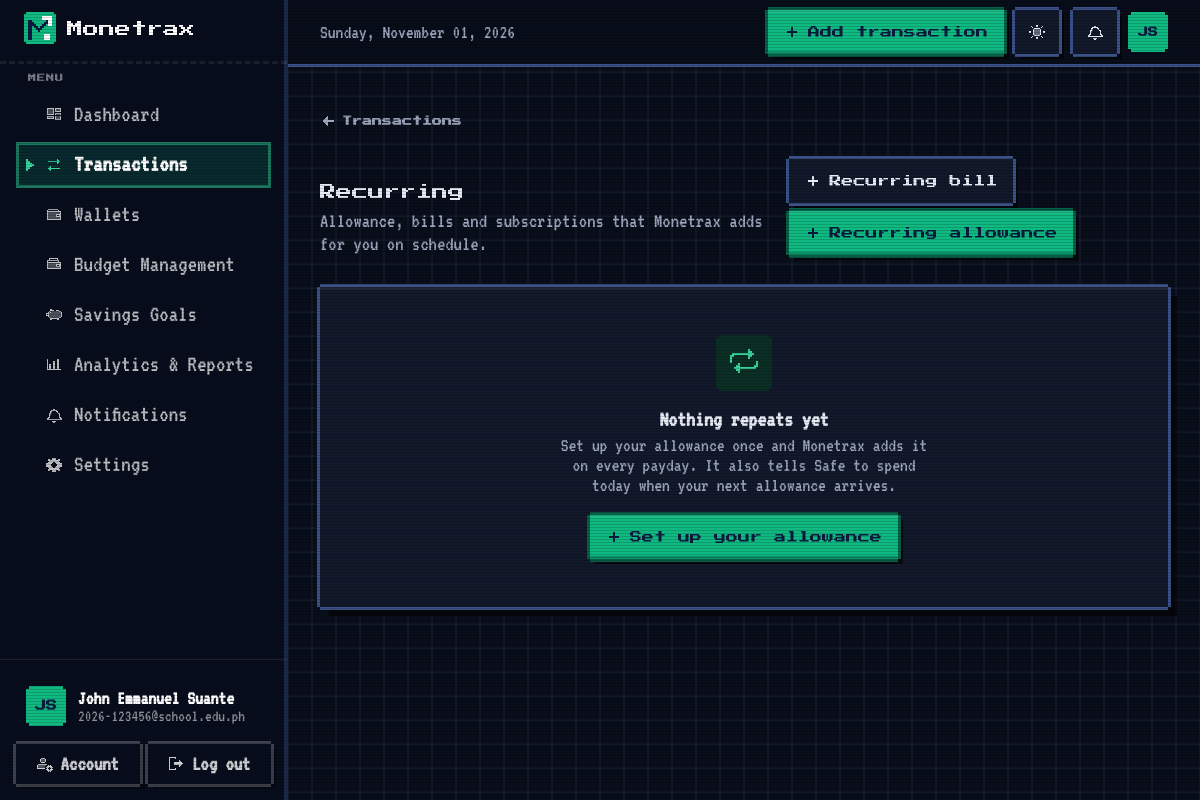
Screenshot of /transactions/recurring (signed in) with the database file from the repository.
### models.py (models this page shows, shortened)
class User(UserMixin, db.Model):
    __tablename__ = "users"
    id: Mapped[int] = mapped_column(Integer, primary_key=True)
    full_name: Mapped[str] = mapped_column(String(80))
    email: Mapped[str] = mapped_column(String(254), unique=True, index=True)
    password_hash: Mapped[str] = mapped_column(String(255))
    school: Mapped[Optional[str]] = mapped_column(String(120))
    program: Mapped[Optional[str]] = mapped_column(String(120))
    year_level: Mapped[Optional[str]] = mapped_column(String(30))
    currency: Mapped[str] = mapped_column(String(3), default="PHP")
    budget_alerts: Mapped[bool] = mapped_column(Boolean, default=True)
    savings_alerts: Mapped[bool] = mapped_column(Boolean, default=True)
    theme: Mapped[str] = mapped_column(String(10), default="system", server_default="system")
    created_at: Mapped[datetime] = mapped_column(DateTime, default=utcnow)
    last_login_at: Mapped[Optional[datetime]] = mapped_column(DateTime)
    categories = relationship("Category", back_populates="user", cascade="all, delete-orphan", lazy="dynamic")
    transactions = relationship("Transaction", back_populates="user", cascade="all, delete-orphan", lazy="dynamic")
    budgets = relationship("Budget", back_populates="user", cascade="all, delete-orphan", lazy="dynamic")
    goals = relationship("SavingsGoal", back_populates="user", cascade="all, delete-orphan", lazy="dynamic")
    notifications = relationship("Notification", back_populates="user", cascade="all, delete-orphan", lazy="dynamic")
    wallets = relationship("Wallet", back_populates="user", cascade="all, delete-orphan", lazy="dynamic")
    recurring = relationship("RecurringRule", back_populates="user", cascade="all, delete-orphan", lazy="dynamic")
    @property
    def initials(self) -> str:
        parts = [p for p in (self.full_name or "").split() if p]
        if not parts:
            return "?"
        return (parts[0][0] + (parts[-1][0] if len(parts) > 1 else "")).upper()

### recurring.py (the view)
@transactions_bp.route("/recurring")
@login_required
def recurring_index():
    rules = db.session.scalars(
        select(RecurringRule).where(RecurringRule.user_id == current_user.id)
        .order_by(RecurringRule.active.desc(), RecurringRule.type.desc(), RecurringRule.name)
    ).all()
    rows = []
    for r in rules:
        ended = schedule.has_ended(r)
        rows.append({"rule": r, "next": schedule.next_date(r), "ended": ended,
                     "status": "ended" if ended else ("active" if r.active else "paused")})
    running = [x for x in rows if x["status"] == "active"]
    monthly_in = sum((schedule.monthly_estimate(x["rule"]) for x in running if x["rule"].is_income), Decimal("0"))
    monthly_out = sum((schedule.monthly_estimate(x["rule"]) for x in running if not x["rule"].is_income), Decimal("0"))
    ref = today()
    upcoming = schedule.upcoming(current_user.id, ref - timedelta(days=1), ref + timedelta(days=UPCOMING_DAYS + 1),
                                 limit_per_rule=40)
    return render_template("transactions/recurring.html", rows=rows, monthly_in=monthly_in, monthly_out=monthly_out,
                           upcoming=upcoming[:UPCOMING_LIMIT], upcoming_total=len(upcoming),
                           upcoming_days=UPCOMING_DAYS)

### templates/transactions/recurring.html (shortened to what this page needs)
{% extends "layouts/app.html" %}
{% block content %}
<a href="{{ url_for('transactions.index') }}" class="mx-back mb-4">Transactions</a>
{% call c.page_header("Recurring", "Allowance, bills and subscriptions that Monetrax adds for you on schedule.") %}
  <a href="{{ url_for('transactions.recurring_new', type='expense') }}" class="mx-btn-secondary">Recurring bill</a>
  <a href="{{ url_for('transactions.recurring_new', type='income') }}" class="mx-btn-primary">Recurring allowance</a>
{% endcall %}
{% if rows %}
  <section class="grid grid-cols-1 gap-4 sm:grid-cols-3" aria-label="Monthly estimate">
    {{ c.stat_card("Expected income / month", monthly_in|money, "arrow-down-left", "mint", "From active recurring income") }}
    {{ c.stat_card("Bills & subscriptions / month", monthly_out|money, "arrow-up-right", "navy", "From active recurring expenses") }}
    {{ c.stat_card("Left after bills / month", (monthly_in - monthly_out)|money, "scale", "blue", "An estimate, before everyday spending") }}
  </section>
  <h2 class="mx-h2 mb-3 mt-8">Upcoming · next {{ upcoming_days }} days</h2>
  <section class="mx-card overflow-hidden" aria-label="Upcoming recurring transactions">
    {% if upcoming %}
      <ul class="divide-y divide-ink-100">
        {% for r, d in upcoming %}
          <li class="flex items-center gap-3 px-4 py-3 sm:px-6">
            <span class="w-16 flex-none text-xs font-semibold uppercase text-ink-500 tabular-nums">{{ d.strftime('%a') }}<span class="block text-sm text-navy-900">{{ d.strftime('%b %d') }}</span></span>
            {{ c.cat_icon(r.category, "sm") }}
            <span class="min-w-0 flex-1 truncate text-sm font-semibold">{{ r.name }}<span class="block text-xs font-normal text-ink-500">{{ r.frequency_label }}{% if r.wallet %} · {{ r.wallet.name }}{% endif %}</span></span>
            <span class="flex-none text-sm font-bold tabular-nums {{ 'text-mint-700' if r.is_income }}">{{ ('+' if r.is_income else '−') ~ (r.amount|money) }}</span>
          </li>
        {% endfor %}
      </ul>
      {% if upcoming_total > upcoming|length %}<p class="border-t border-ink-100 px-4 py-3 text-sm text-ink-500 sm:px-6">+ {{ upcoming_total - upcoming|length }} more in the next {{ upcoming_days }} days</p>{% endif %}
    {% else %}
      <p class="px-4 py-5 text-sm text-ink-500 sm:px-6">Nothing scheduled in the next {{ upcoming_days }} days.</p>
    {% endif %}
  </section>
  {% for group, label in [("income", "Income"), ("expense", "Bills & subscriptions")] %}
    {% set items = rows|selectattr("rule.type", "equalto", group)|list %}
    {% if items %}
      <h2 class="mx-h2 mb-3 mt-8">{{ label }}</h2>
      <section class="mx-card overflow-hidden" aria-label="{{ label }}">
        <ul class="divide-y divide-ink-100">
          {% for x in items %}
            {% set r = x.rule %}
            <li class="mx-rule {{ 'is-off' if x.status != 'active' }} flex flex-wrap items-center gap-x-4 gap-y-2 px-4 py-4 sm:px-6">
              {{ c.cat_icon(r.category) }}
              <div class="min-w-0 flex-1 basis-48">
                <p class="truncate text-sm font-semibold">{{ r.name }}</p>
                <p class="text-xs text-ink-500">{{ r.frequency_label }} · {{ r.category.name }}{% if r.wallet %} · {{ 'into' if r.is_income else 'from' }} {{ r.wallet.name }}{% endif %}{% if r.end_date and x.status != 'ended' %} · until {{ r.end_date.strftime('%b %d, %Y') }}{% endif %}</p>
              </div>
              <div class="text-left sm:w-40 sm:text-right">
                <p class="text-sm font-bold tabular-nums {{ 'text-mint-700' if r.is_income }}">{{ ('+' if r.is_income else '−') ~ (r.amount|money) }}</p>
                <p class="text-xs text-ink-500">
                  {% if x.status == 'active' %}Next {{ x.next.strftime('%a, %b %d') }}
                  {% elif x.status == 'paused' %}<span class="mx-badge is-neutral">Paused</span>
                  {% else %}<span class="mx-badge is-neutral">Ended {{ r.end_date.strftime('%b %d') }}</span>{% endif %}
                </p>
              </div>
              <div class="flex flex-none gap-1">
                {% if x.status == 'active' and x.next %}
                  <form method="post" action="{{ url_for('transactions.recurring_skip', rule_id=r.id) }}"
                        data-confirm-title="Skip {{ x.next.strftime('%b %d') }}?" data-confirm="“{{ r.name }}” won't be added on {{ x.next.strftime('%b %d') }}. The schedule continues after that." >
                    <input type="hidden" name="csrf_token" value="{{ csrf_token() }}">
                    <button type="submit" class="mx-icon-btn-sm" aria-label="Skip next {{ r.name }}" title="Skip next"><i data-lucide="skip-forward"></i></button>
                  </form>
                {% endif %}
                {% if x.status != 'ended' %}
                  <form method="post" action="{{ url_for('transactions.recurring_toggle', rule_id=r.id) }}">
                    <input type="hidden" name="csrf_token" value="{{ csrf_token() }}">
                    <button type="submit" class="mx-icon-btn-sm" aria-label="{{ 'Pause' if r.active else 'Resume' }} {{ r.name }}" title="{{ 'Pause' if r.active else 'Resume' }}">
                      <i data-lucide="{{ 'pause' if r.active else 'play' }}"></i></button>
                  </form>
                {% endif %}
                <a href="{{ url_for('transactions.recurring_edit', rule_id=r.id) }}" class="mx-icon-btn-sm" aria-label="Edit {{ r.name }}" title="Edit"><i data-lucide="pencil"></i></a>
                {{ c.delete_form(url_for('transactions.recurring_delete', rule_id=r.id), "Stop repeating “" ~ r.name ~ "”?",
                                 "Nothing new will be added. Entries already added stay in your transactions.", "Delete " ~ r.name) }}
              </div>
            </li>
          {% endfor %}
        </ul>
      </section>
    {% endif %}
  {% endfor %}
{% else %}
  <section class="mx-card">
    {{ c.empty_state("repeat", "Nothing repeats yet",
                     "Set up your allowance once and Monetrax adds it on every payday. It also tells Safe to spend today when your next allowance arrives.",
                     url_for('transactions.recurring_new', type='income'), "Set up your allowance") }}
  </section>
{% endif %}
{% endblock %}

### templates/layouts/app.html (shortened to what this page needs)
{% extends "base.html" %}
{% import "components/_ui.html" as ui %}
{% import "components/_app.html" as c %}
{% block head %}
  <link rel="stylesheet" href="{{ url_for('static', filename='css/app.css') }}">
{% endblock %}
{% block body %}
<div class="min-h-full lg:pl-72">
  <aside id="sidebar" class="mx-sidebar" aria-label="Main navigation">
    <div class="flex h-16 flex-none items-center justify-between px-6">
      <a href="{{ url_for('dashboard.index') }}" class="rounded-lg focus-visible:outline focus-visible:outline-2 focus-visible:outline-mint-400">{{ ui.logo("light", 32) }}</a>
    </div>
    <nav class="flex-1 overflow-y-auto px-4 pb-4 pt-2">
      <p class="mb-2 px-3 text-[11px] font-semibold uppercase tracking-wider text-white/40">Menu</p>
      <ul class="space-y-1">
        {% for endpoint, label, icon in nav_items %}
          {% set active = request.endpoint and request.endpoint.split('.')[0] == endpoint.split('.')[0] %}
          <li>
            <a href="{{ url_for(endpoint) }}" class="mx-nav{% if active %} is-active{% endif %}" {% if active %}aria-current="page"{% endif %}>
              <i data-lucide="{{ icon }}"></i><span>{{ label }}</span>
            </a>
          </li>
        {% endfor %}
      </ul>
    </nav>
    <div class="flex-none border-t border-white/10 p-4">
      <a href="{{ url_for('settings.index', section='profile') }}" class="mx-profile">
        <span class="mx-avatar">{{ current_user.initials }}</span>
        <span class="min-w-0 flex-1">
          <span class="block truncate text-sm font-semibold text-white">{{ current_user.full_name }}</span>
          <span class="block truncate text-xs text-white/55">{{ current_user.school or current_user.email }}</span>
        </span>
      </a>
      <div class="mt-2 grid grid-cols-2 gap-2">
        <a href="{{ url_for('settings.index', section='security') }}" class="mx-side-btn">Account</a>
        <form method="post" action="{{ url_for('auth.logout') }}">
          <button type="submit" class="mx-side-btn w-full">Log out</button>
        </form>
      </div>
    </div>
  </aside>
  <header class="mx-topbar sticky top-0 z-30 border-b border-ink-200/70 bg-canvas/85 backdrop-blur">
    <div class="mx-auto flex h-16 max-w-7xl items-center gap-3 px-4 sm:px-6 lg:px-8">
      <p class="min-w-0 flex-1 truncate text-sm font-medium text-ink-500"><span class="hidden sm:inline">{{ today.strftime('%A, ') if today }}</span>{{ today.strftime('%B %d, %Y') if today }}</p>
      <div class="ml-auto flex flex-none items-center gap-2">
        <span class="hidden sm:flex"><a href="{{ url_for('transactions.create', next=request.path) }}" class="mx-btn-primary">Add transaction</a></span>
        <button type="button" class="mx-theme-toggle" data-theme-toggle aria-pressed="false" aria-label="Switch to dark mode" title="Dark mode">
        </button>
        <a href="{{ url_for('notifications.index') }}" class="mx-icon-square relative" aria-label="Notifications{% if unread_notifications %}, {{ unread_notifications }} unread{% endif %}">
        </a>
        <a href="{{ url_for('settings.index') }}" class="mx-avatar mx-avatar-sm" aria-label="Settings">{{ current_user.initials }}</a>
      </div>
    </div>
  </header>
  <main id="main" class="mx-app-main mx-auto max-w-7xl px-4 pb-16 pt-6 sm:px-6 lg:px-8 lg:pt-8">
    {% block content %}{% endblock %}
  </main>
</div>
{% endblock %}

### rows the page displays
User: initials "JS", full_name "John Emmanuel Suante", school+email "2026-123456@school.edu.ph"

### other values shown
{{ label }} "Dashboard" "Transactions" "Wallets" "Budget Management" "Savings Goals" "Analytics & Reports" "Notifications" "Settings"
{{ today.strftime('%A, ') if today }} "Sunday,"
{{ today.strftime('%B %d, %Y') if today }} "November 01, 2026"
{{ title }} "Recurring"
{{ subtitle }} "Allowance, bills and subscriptions that Monetrax adds for you on schedule."
{{ title }} "Nothing repeats yet"
{{ text }} "Set up your allowance once and Monetrax adds it on every payday. It also tells Safe to spend today when your next allowance arrives."
{{ action_label }} "Set up your allowance"
